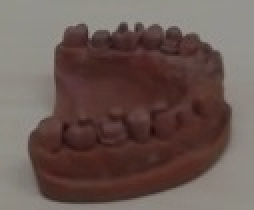
//> input picture data/task1/obj1000.jpg, 127 x 105 px (shown 2 times larger)
$ ./task1   (built with g++ and OpenCV 4)
//> lines starting //> are read from the running program, lines starting //| are printed output that depends on the picture
//This code is just to get familarise with the opencv function and the calculation of hog descriptor and visualizing the same
//NOTE: Change the data path according to the requirement.

#include <iostream>
#include <string>
#include <algorithm>
#include <fstream>
#include <iterator>

// for opencv functionality
#include "opencv2/highgui/highgui.hpp"
#include "opencv2/imgproc/imgproc.hpp"
#include "opencv2/core/types_c.h"
#include "opencv2/core/mat.hpp"
#include "opencv2/core/core.hpp"
#include "opencv2/objdetect/objdetect.hpp"
#include "opencv2/ml/ml.hpp"
#include <opencv2/opencv.hpp>

bool visualize_progress = true;

//Function declaration
void visualizeHOG(cv::Mat & img, std::vector<float> &feats, cv::HOGDescriptor & hog_detector, int scale_factor);

int main()
{
//    Reading the original image and creating different images using basic image processing in openCV

	cv::String image_path = std::string("/Users/nitin/Documents/TUM/TUM/Sem_3/Tracking and Detection/Exercise/C++/TDCV/TDCV/obj1000.jpg");

	cv::Mat original_image;
	try
	{
		original_image = cv::imread(image_path, 1);
//> original_image is the input picture: 105 rows x 127 cols, CV_8UC3; mean B, G, R 83.5, 88.8, 106.4

		if (visualize_progress)
		{
			std::cout << original_image.size() << std::endl;
//| [127 x 105]
			cv::namedWindow("Image", CV_WINDOW_AUTOSIZE);
			cv::imshow("Image", original_image);
			cv::waitKey(3000);
		}
	}
	catch (const std::exception& ex)
	{
		std::cout << "Error during reading the original image: " << ex.what() << "\n\n";
	}


	// Converting the original image to grayscale
	cv::Mat grayscale_image;
	try
	{
		cv::cvtColor(original_image, grayscale_image, CV_RGB2GRAY);
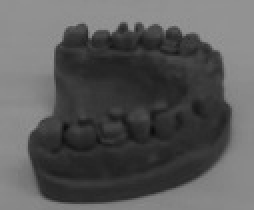
//> grayscale_image: 105 rows x 127 cols, CV_8UC1 (shown 2 times larger); min 11, max 152, mean 89.3

		if (visualize_progress)
		{
			std::cout << grayscale_image.size() << std::endl;
//| [127 x 105]
			cv::namedWindow("Grayscale Image", CV_WINDOW_AUTOSIZE);
			cv::imshow("Grayscale Image", grayscale_image);
			cv::waitKey(3000);
		}
	}
	catch (const std::exception& ex)
	{
		std::cout << "Error during converting the original image to grayscale: " << ex.what() << "\n\n";
	}


	// Expanding the original image
	cv::Mat expanded_image;
	try
	{
		cv::resize(original_image, expanded_image, cv::Size(), 2.0, 2.0);

		if (visualize_progress)
		{
			std::cout << expanded_image.size() << std::endl;
//| [254 x 210]
			cv::namedWindow("Expanded Image", CV_WINDOW_AUTOSIZE);
			cv::imshow("Expanded Image", expanded_image);
			cv::waitKey(3000);
		}
	}
	catch (const std::exception& ex)
	{
		std::cout << "Error during expanding the original image: " << ex.what() << "\n\n";
	}


	// Compressing the original image
	cv::Mat compressed_image;
	try
	{
		cv::resize(original_image, compressed_image, cv::Size(), 0.5, 0.5);
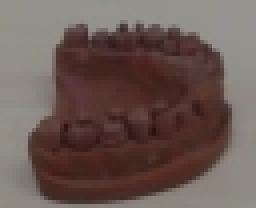
//> compressed_image: 52 rows x 64 cols, CV_8UC3 (shown 4 times larger); mean B, G, R 83.6, 88.9, 106.5

		if (visualize_progress)
		{
			std::cout << compressed_image.size() << std::endl;
//| [64 x 52]
			cv::namedWindow("Compressed Image", CV_WINDOW_AUTOSIZE);
			cv::imshow("Compressed Image", compressed_image);
			cv::waitKey(3000);
		}
	}
	catch (const std::exception& ex)
	{
		std::cout << "Error during compressing the original image: " << ex.what() << "\n\n";
	}


	// Rotating the original image
	cv::Mat rotated_image;
	try
	{
		cv::rotate(original_image, rotated_image, cv::ROTATE_90_CLOCKWISE);
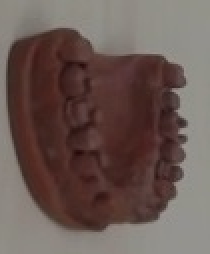
//> rotated_image: 127 rows x 105 cols, CV_8UC3 (shown 2 times larger); mean B, G, R 83.5, 88.8, 106.4

		if (visualize_progress)
		{
			std::cout << rotated_image.size() << std::endl;
//| [105 x 127]
			cv::namedWindow("Rotated Image", CV_WINDOW_AUTOSIZE);
			cv::imshow("Rotated Image", rotated_image);
			cv::waitKey(3000);
		}
	}
	catch (const std::exception& ex)
	{
		std::cout << "Error during rotating the original image: " << ex.what() << "\n\n";
	}


	// Flipping the original image
	cv::Mat flipped_image;
	try
	{
		cv::flip(original_image, flipped_image, 0);
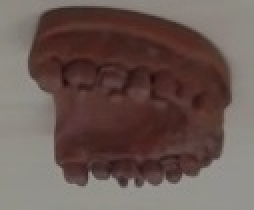
//> flipped_image: 105 rows x 127 cols, CV_8UC3 (shown 2 times larger); mean B, G, R 83.5, 88.8, 106.4

		if (visualize_progress)
		{
			std::cout << flipped_image.size() << std::endl;
//| [127 x 105]
			cv::namedWindow("Flipped Image", CV_WINDOW_AUTOSIZE);
			cv::imshow("Flipped Image", flipped_image);
			cv::waitKey(3000);
		}
	}
	catch (const std::exception& ex)
	{
		std::cout << "Error during flipping the original image: " << ex.what() << "\n\n";
	}

//  Calculating the HOG Descriptors of all different images created above

	cv::Rect region(0, 0, 124, 104);
	cv::Mat cropped_image = original_image(region);
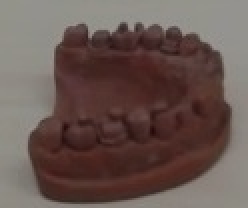
//> cropped_image: 104 rows x 124 cols, CV_8UC3 (shown 2 times larger); mean B, G, R 81.8, 87.1, 105.2
	cv::Size cellsize(8, 8);
	cv::Size blocksize(16, 16);
	cv::Size stridesize(4, 4);
	cv::Size winsize(cropped_image.cols, cropped_image.rows);
//> winsize = Size(124, 104)

	cv::HOGDescriptor hog_cropped_image(winsize, blocksize, stridesize, cellsize, 9);
	std::vector<float> descriptors_cropped_image;

	try
	{
		hog_cropped_image.compute(cropped_image,
								   descriptors_cropped_image,
								   cv::Size(0,0),
								   cv::Size(0, 0));
//> descriptors_cropped_image = 23184 items
        visualizeHOG(cropped_image, descriptors_cropped_image,hog_cropped_image,1);
		cv::waitKey(3000);
	}
	catch (const std::exception& ex)
	{
		std::cout << "Error during calculating the HOG descriptor: " << ex.what() << "\n\n";
	}
	return 0;
}

//Visualizing the HOG descriptor (same code as provides), apart from green color and scale factor to 2.5
void visualizeHOG(cv::Mat & img, std::vector<float> &feats, cv::HOGDescriptor & hog_detector, int scale_factor) {
//> called with scale_factor = 1

    cv::Mat visual_image;
    resize(img, visual_image, cv::Size(img.cols * scale_factor, img.rows * scale_factor));

    int n_bins = hog_detector.nbins;
//> n_bins = 9
    float rad_per_bin = 3.14 / (float) n_bins;
//> rad_per_bin = 0.349
    cv::Size win_size = hog_detector.winSize;
//> win_size = Size(124, 104)
    cv::Size cell_size = hog_detector.cellSize;
//> cell_size = Size(8, 8)
    cv::Size block_size = hog_detector.blockSize;
//> block_size = Size(16, 16)
    cv::Size block_stride = hog_detector.blockStride;
//> block_stride = Size(4, 4)

    // prepare data structure: 9 orientation / gradient strenghts for each cell
    int cells_in_x_dir = win_size.width / cell_size.width;
//> cells_in_x_dir = 15
    int cells_in_y_dir = win_size.height / cell_size.height;
//> cells_in_y_dir = 13
    int n_cells = cells_in_x_dir * cells_in_y_dir;
//> n_cells = 195
    int cells_per_block = (block_size.width / cell_size.width) * (block_size.height / cell_size.height);
//> cells_per_block = 4

    int blocks_in_x_dir = (win_size.width - block_size.width) / block_stride.width + 1;
//> blocks_in_x_dir = 28
    int blocks_in_y_dir = (win_size.height - block_size.height) / block_stride.height + 1;
//> blocks_in_y_dir = 23
    int n_blocks = blocks_in_x_dir * blocks_in_y_dir;
//> n_blocks = 644

    float ***gradientStrengths = new float **[cells_in_y_dir];
    int **cellUpdateCounter = new int *[cells_in_y_dir];
    for (int y = 0; y < cells_in_y_dir; y++) {
        gradientStrengths[y] = new float *[cells_in_x_dir];
        cellUpdateCounter[y] = new int[cells_in_x_dir];
        for (int x = 0; x < cells_in_x_dir; x++) {
            gradientStrengths[y][x] = new float[n_bins];
            cellUpdateCounter[y][x] = 0;

            for (int bin = 0; bin < n_bins; bin++)
                gradientStrengths[y][x][bin] = 0.0;
        }
    }
//> this loop made 13 passes


    // compute gradient strengths per cell
    int descriptorDataIdx = 0;


    for (int block_x = 0; block_x < blocks_in_x_dir; block_x++) {
        for (int block_y = 0; block_y < blocks_in_y_dir; block_y++) {
            int cell_start_x = block_x * block_stride.width / cell_size.width;
            int cell_start_y = block_y * block_stride.height / cell_size.height;

            for (int cell_id_x = cell_start_x;
                 cell_id_x < cell_start_x + block_size.width / cell_size.width; cell_id_x++)
                for (int cell_id_y = cell_start_y;
                     cell_id_y < cell_start_y + block_size.height / cell_size.height; cell_id_y++) {

                    for (int bin = 0; bin < n_bins; bin++) {
                        float val = feats.at(descriptorDataIdx++);
                        gradientStrengths[cell_id_y][cell_id_x][bin] += val;
                    }
                    cellUpdateCounter[cell_id_y][cell_id_x]++;
                }
        }
    }
//> this loop made 28 passes
//> descriptorDataIdx on passes 1 to 12: 828, 1656, 2484, 3312, 4140, 4968, 5796, 6624, 7452, 8280, 9108, 9936
//> after the loop, descriptorDataIdx = 23184


    // compute average gradient strengths
    for (int celly = 0; celly < cells_in_y_dir; celly++) {
        for (int cellx = 0; cellx < cells_in_x_dir; cellx++) {

            float NrUpdatesForThisCell = (float) cellUpdateCounter[celly][cellx];

            // compute average gradient strenghts for each gradient bin direction
            for (int bin = 0; bin < n_bins; bin++) {
                gradientStrengths[celly][cellx][bin] /= NrUpdatesForThisCell;
            }
        }
    }


    for (int celly = 0; celly < cells_in_y_dir; celly++) {
        for (int cellx = 0; cellx < cells_in_x_dir; cellx++) {
            int drawX = cellx * cell_size.width;
            int drawY = celly * cell_size.height;

            int mx = drawX + cell_size.width / 2;
            int my = drawY + cell_size.height / 2;

            rectangle(visual_image,
                      cv::Point(drawX * scale_factor, drawY * scale_factor),
                      cv::Point((drawX + cell_size.width) * scale_factor,
                                (drawY + cell_size.height) * scale_factor),
                      CV_RGB(100, 100, 100),
                      1);

            for (int bin = 0; bin < n_bins; bin++) {
                float currentGradStrength = gradientStrengths[celly][cellx][bin];

                if (currentGradStrength == 0)
                    continue;

                float currRad = bin * rad_per_bin + rad_per_bin / 2;

                float dirVecX = cos(currRad);
                float dirVecY = sin(currRad);
                float maxVecLen = cell_size.width / 2;
                //float scale = scale_factor / 5.0; // just a visual_imagealization scale,
                float scale = 2.5;
                // compute line coordinates
                float x1 = mx - dirVecX * currentGradStrength * maxVecLen * scale;
                float y1 = my - dirVecY * currentGradStrength * maxVecLen * scale;
                float x2 = mx + dirVecX * currentGradStrength * maxVecLen * scale;
                float y2 = my + dirVecY * currentGradStrength * maxVecLen * scale;

                // draw gradient visual_imagealization
                line(visual_image,
                     cv::Point(x1 * scale_factor, y1 * scale_factor),
                     cv::Point(x2 * scale_factor, y2 * scale_factor),
                     CV_RGB(0, 255, 0),
                     1);

            }

        }
    }
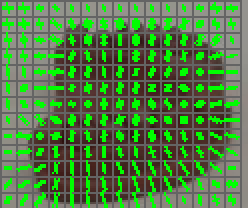
//> visual_image: 104 rows x 124 cols, CV_8UC3 (shown 2 times larger); mean B, G, R 70, 125.2, 83


    for (int y = 0; y < cells_in_y_dir; y++) {
        for (int x = 0; x < cells_in_x_dir; x++) {
            delete[] gradientStrengths[y][x];
        }
        delete[] gradientStrengths[y];
        delete[] cellUpdateCounter[y];
    }
    delete[] gradientStrengths;
    delete[] cellUpdateCounter;
    cv::imshow("HOG vis", visual_image);
    //cv::waitKey(0);
    std::cout<<"reached";
    cv::imwrite("/Users/nitin/Documents/TUM/TUM/Sem_3/Tracking and Detection/Exercise/C++/TDCV/TDCV/hog_vis.jpg", visual_image);

}
